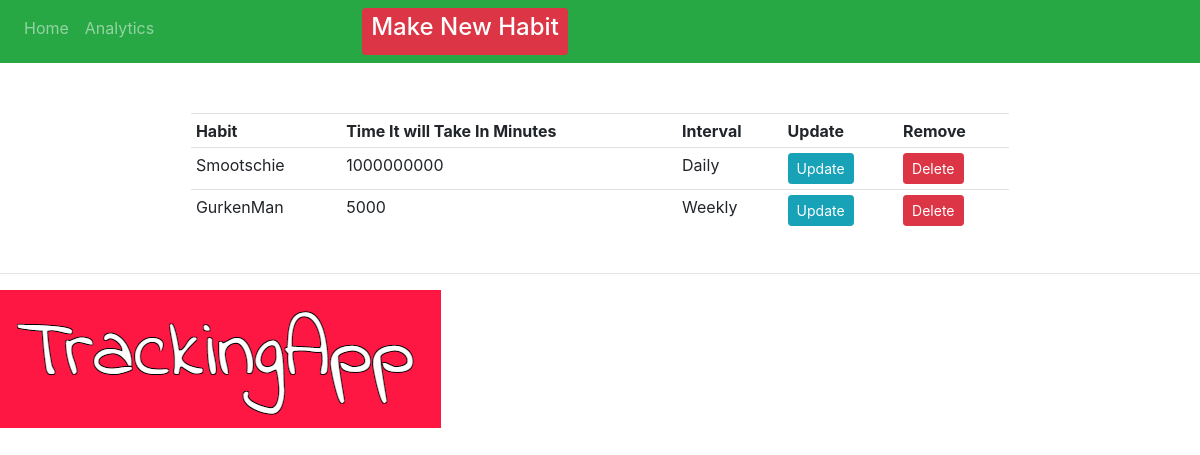
Before: / with the older database file.
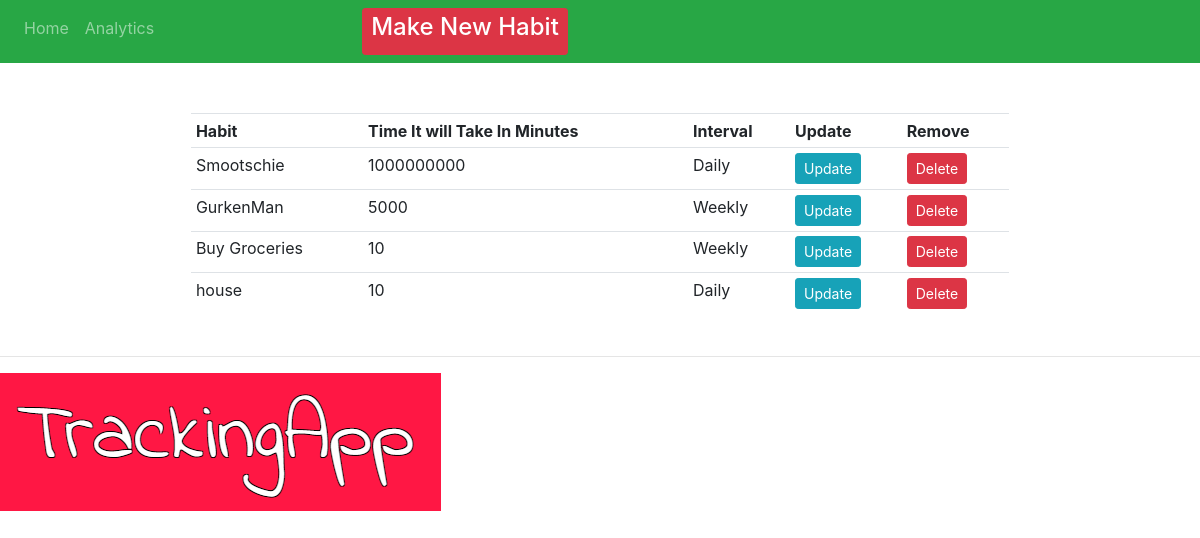
After: the same page with the newer database file.
### crm/models.py (models this page shows, shortened)
class Order(models.Model):
    INTERVAL = (
            ('Daily', 'Daily'),
            ('Weekly', 'Weekly' ),
            ('Biweekly', 'Biweekly'),
            ('Monthly', 'Monthly'),
            )
    HABIT = (
        ('Call Mum', 'Call Mum'),
        ('Workout', 'Workout'),
        ('Buy Groceries', 'Buy Groceries'),
        ('Study Maths', 'Study Maths'),
        ('Meditate', 'Meditate'),
    )
    habit = models.CharField(max_length=200, null=True, blank=True)
    predefinedHabit = models.CharField(max_length=200, null=True, choices=HABIT, blank=True)
    timeItWillTake = models.IntegerField(null=True, blank=True)
    interval = models.CharField(max_length=400, null=True, choices=INTERVAL)

### crm/views.py (the view)
# urls.py: path('', views.home, name="home" ),
def home(request):
    orders = Order.objects.all()
    customer = Customer.objects.all()
    total_customers = customer.count()
    total_orders = orders.count()
    context = {'orders': orders, 'customers': customer, 'total_customers': total_customers,
    'total_orders': total_orders}
    return render(request, 'habit/dashboard.html', context)

### crm/templates/habit/dashboard.html
{% extends 'habit/main.html' %}
{% block content %}
<br>
<div class="row" style="padding-left: 15%; padding-right: 15%;">
    <table style="margin: 3%" class="table table-sm">
        <tr>
            <th>Habit</th>
            <th>Time It will Take In Minutes</th>
            <th>Interval</th>
            <th>Update</th>
            <th>Remove</th>
        </tr>
        {% for order in orders %}
        <tr>
            {% if order.habit != null and order.habit != null  %} <td> {{ order.habit }} </td> {% endif %}
            {% if order.predefinedHabit != null and order.habit == null%} <td> {{ order.predefinedHabit }} </td> {% endif %}
            <td>{{order.timeItWillTake}}</td>
            <td>{{order.interval}}</td>
            <td><a a class="btn btn-sm btn-info" href="{% url 'update_habit' order.id %}">Update</a></td>
            <td><a a class="btn btn-sm btn-danger" href="{% url 'delete' order.id %}">Delete</a></td>
        </tr>
        {% endfor %}
    </table>
</div>
{% endblock %}

### crm/templates/habit/main.html (shortened to what this page needs)
<!DOCTYPE html>
<html>
<head>
    <link rel="stylesheet" href="https://stackpath.bootstrapcdn.com/bootstrap/4.3.1/css/bootstrap.min.css"
>
</head>
<body>
    {% include 'habit/navbar.html' %}
    {% block content  %}
    {% endblock  %}
    {%load static%}
    <hr>
    <img src="{% static 'images/logo.png' %}">
</body>
</html>

### crm/templates/habit/navbar.html (shortened to what this page needs)
{%load static%}
<nav class="navbar navbar-expand-lg navbar-dark bg-success">
    <div class="collapse navbar-collapse" id="navbarNav">
      <ul class="navbar-nav">
        <li class="nav-item">
          <a class="nav-link" href="{% url 'home' %}">Home <span class="sr-only">(current)</span></a>
        </li>
        <li class="nav-item">
          <a class="nav-link" href="{% url 'analytics' %}">Analytics</a>
        </li>
        <li>
          <div class="nav-item" style="margin-left:200px">
            <a class="btn btn-sm btn-block btn-danger" href="{% url 'create_habit' %}"><h4>Make New Habit</h4></a>
        </div>
        </li>
      </ul>
    </div>
  </nav>

Changed rows visible on the page:
added Order: predefinedHabit "Buy Groceries", timeItWillTake "10", interval "Weekly"
added Order: habit "house", timeItWillTake "10", interval "Daily"
